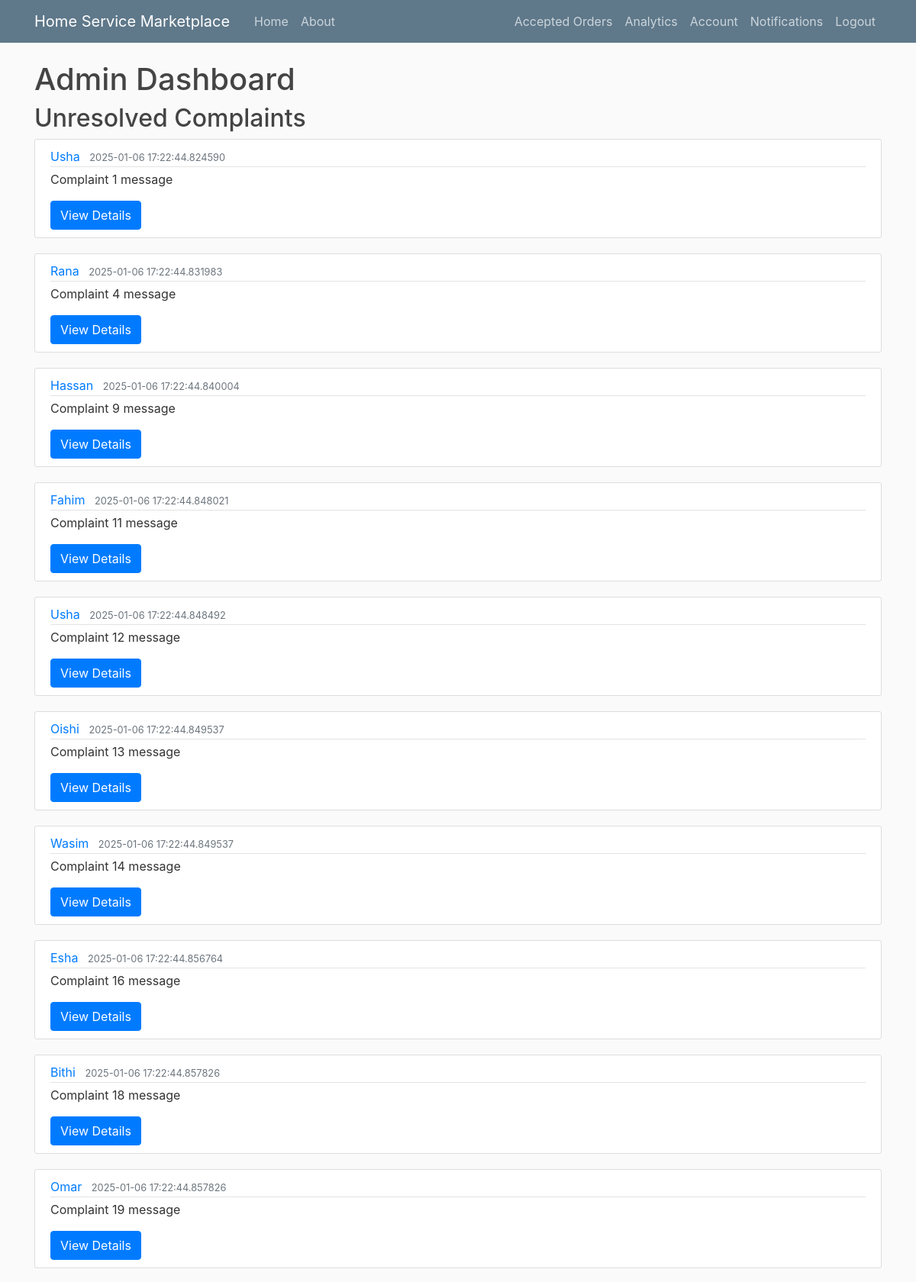
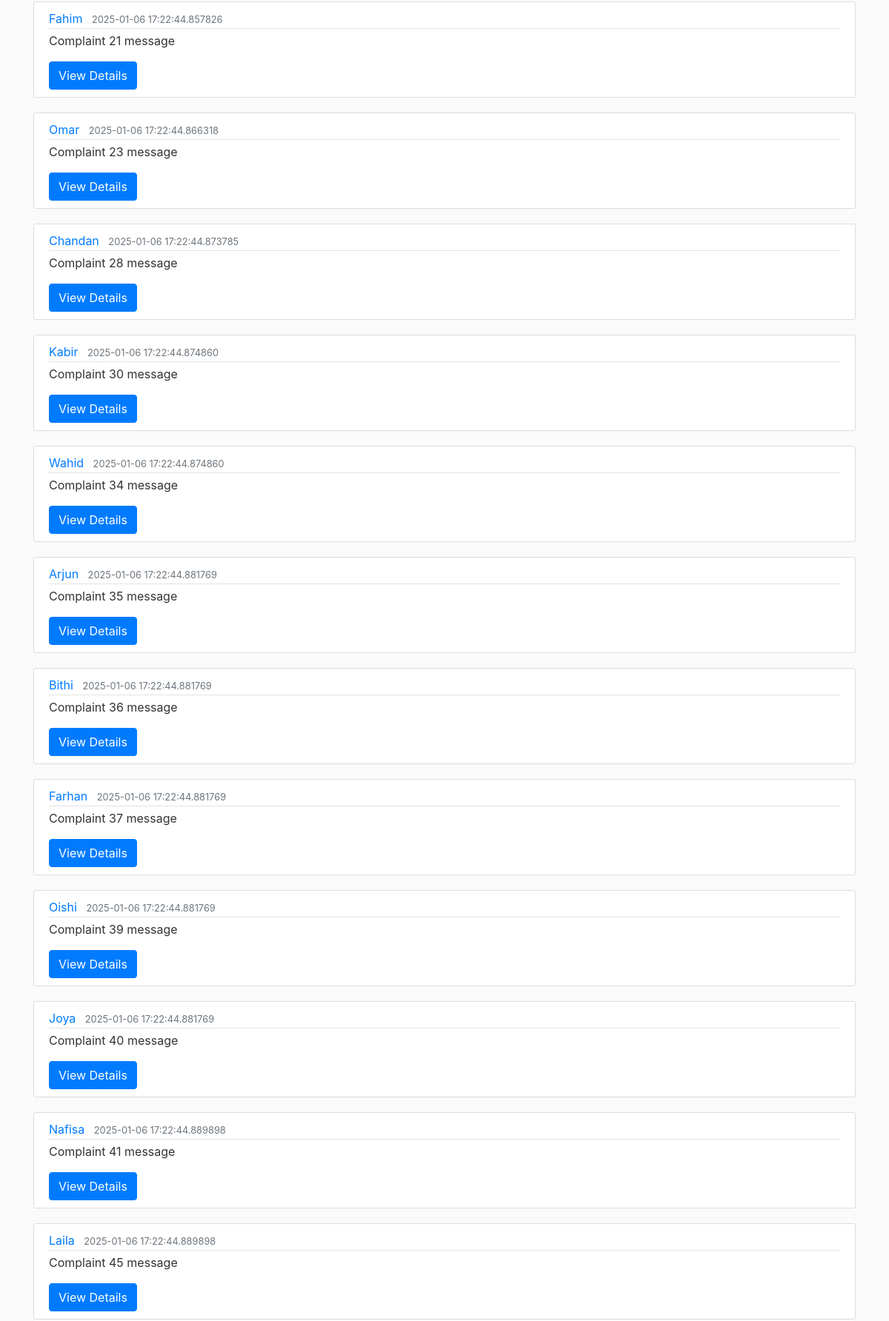
The page /admin (signed in, upper part) on the database its author committed (2 pictures, top to bottom).
### flaskapp/models.py (models this page shows, shortened)
class Complaint(db.Model):
    id = db.Column(db.Integer, primary_key=True)
    order_id = db.Column(db.Integer, db.ForeignKey('order.id'), nullable=False)
    user_id = db.Column(db.Integer, db.ForeignKey('user.id'), nullable=False)
    message = db.Column(db.Text, nullable=False)
    date_posted = db.Column(db.DateTime, nullable=False, default=datetime.utcnow)
    resolved = db.Column(db.Boolean, nullable=False, default=False)
    action_taken = db.Column(db.String(100), nullable=True)
    order = db.relationship('Order', backref='complaints', lazy=True)
    user = db.relationship('User', backref='complaints', lazy=True)

class User(db.Model, UserMixin):
    id = db.Column(db.Integer, primary_key=True)
    username = db.Column(db.String(20), nullable=False)
    email = db.Column(db.String(120), unique=True, nullable=False)
    image_file = db.Column(db.String(20), nullable=False, default='default.jpg')
    password = db.Column(db.String(60), nullable=False)
    orders = db.relationship('Order', backref='customer', lazy=True)
    is_admin = db.Column(db.Boolean, nullable=False, default=False)
    services = db.relationship('Service', backref='creator', lazy=True)
    @property
    def is_service_provider(self):
        return ServiceProvider.query.filter_by(id=self.id).first() is not None

### flaskapp/routes.py (the view)
@app.route("/admin")
@login_required
@admin_required
def admin_dashboard():
    users = User.query.all()
    services = Service.query.all()
    unresolved_complaints = Complaint.query.filter_by(resolved=False).all()
    resolved_complaints = Complaint.query.filter_by(resolved=True).all()
    categories = Category.query.all()
    unverified_providers = ServiceProvider.query.filter_by(verified=False).all()
    return render_template('admin.html', users=users, services=services, unresolved_complaints=unresolved_complaints, resolved_complaints=resolved_complaints, categories=categories, unverified_providers=unverified_providers)

### flaskapp/models.py (called while the page is built)
@login_manager.user_loader
def load_user(user_id):
    return User.query.get(int(user_id))

### flaskapp/routes.py (called while the page is built)
def admin_required(f):
    @wraps(f)
    def decorated_function(*args, **kwargs):
        if not current_user.is_authenticated or not current_user.is_admin:
            abort(403)
        return f(*args, **kwargs)
    return decorated_function

### flaskapp/templates/admin.html (shortened to what this page needs)
{% extends "layout.html" %}
{% block content %}
<h1>Admin Dashboard</h1>
<h2>Unresolved Complaints</h2>
{% for complaint in unresolved_complaints %}
<article class="media content-section">
  <div class="media-body">
    <div class="article-metadata">
      <a class="mr-2" href="#">{{ complaint.user.username }}</a>
      <small class="text-muted">{{ complaint.date_posted }}</small>
    </div>
    <p class="article-content">{{ complaint.message }}</p>
    <a href="{{ url_for('view_complaint', complaint_id=complaint.id) }}" class="btn btn-primary">View Details</a>
  </div>
</article>
{% endfor %}
{% endblock content %}

### flaskapp/static/main.css (style rules this page uses)
body { background: #fafafa; color: #333333; margin-top: 5rem; }
h1, h2, h3, h4, h5, h6 { color: #444444; }
.content-section { background: #ffffff; padding: 10px 20px; border: 1px solid #dddddd; border-radius: 3px; margin-bottom: 20px; }
.article-content { white-space: pre-line; }
.article-metadata { padding-bottom: 1px; margin-bottom: 4px; border-bottom: 1px solid #e3e3e3 }

### rows shown on the page
Complaint: user.username "Usha", date_posted "2025-01-06 17:22:44.824590", message "Complaint 1 message"
Complaint: user.username "Rana", date_posted "2025-01-06 17:22:44.831983", message "Complaint 4 message"
Complaint: user.username "Hassan", date_posted "2025-01-06 17:22:44.840004", message "Complaint 9 message"
Complaint: user.username "Fahim", date_posted "2025-01-06 17:22:44.848021", message "Complaint 11 message"
Complaint: user.username "Usha", date_posted "2025-01-06 17:22:44.848492", message "Complaint 12 message"
Complaint: user.username "Oishi", date_posted "2025-01-06 17:22:44.849537", message "Complaint 13 message"
Complaint: user.username "Wasim", date_posted "2025-01-06 17:22:44.849537", message "Complaint 14 message"
Complaint: user.username "Esha", date_posted "2025-01-06 17:22:44.856764", message "Complaint 16 message"
Complaint: user.username "Bithi", date_posted "2025-01-06 17:22:44.857826", message "Complaint 18 message"
Complaint: user.username "Omar", date_posted "2025-01-06 17:22:44.857826", message "Complaint 19 message"
Complaint: user.username "Fahim", date_posted "2025-01-06 17:22:44.857826", message "Complaint 21 message"
Complaint: user.username "Omar", date_posted "2025-01-06 17:22:44.866318", message "Complaint 23 message"
Complaint: user.username "Chandan", date_posted "2025-01-06 17:22:44.873785", message "Complaint 28 message"
Complaint: user.username "Kabir", date_posted "2025-01-06 17:22:44.874860", message "Complaint 30 message"
Complaint: user.username "Wahid", date_posted "2025-01-06 17:22:44.874860", message "Complaint 34 message"
Complaint: user.username "Arjun", date_posted "2025-01-06 17:22:44.881769", message "Complaint 35 message"
Complaint: user.username "Bithi", date_posted "2025-01-06 17:22:44.881769", message "Complaint 36 message"
Complaint: user.username "Farhan", date_posted "2025-01-06 17:22:44.881769", message "Complaint 37 message"
Complaint: user.username "Oishi", date_posted "2025-01-06 17:22:44.881769", message "Complaint 39 message"
Complaint: user.username "Joya", date_posted "2025-01-06 17:22:44.881769", message "Complaint 40 message"
Complaint: user.username "Nafisa", date_posted "2025-01-06 17:22:44.889898", message "Complaint 41 message"
Complaint: user.username "Laila", date_posted "2025-01-06 17:22:44.889898", message "Complaint 45 message"
